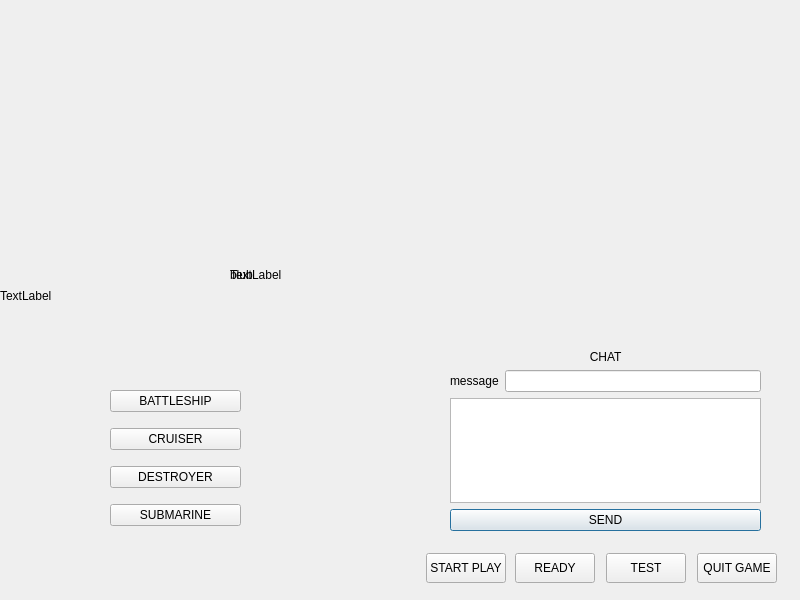
<?xml version="1.0" encoding="UTF-8"?>
<ui version="4.0">
 <class>BoardSquare</class>
 <widget class="QDialog" name="BoardSquare">
  <property name="geometry">
   <rect>
    <x>0</x>
    <y>0</y>
    <width>800</width>
    <height>600</height>
   </rect>
  </property>
  <property name="windowTitle">
   <string>Dialog</string>
  </property>
  <widget class="QWidget" name="gridLayoutWidget_3">
   <property name="geometry">
    <rect>
     <x>450</x>
     <y>350</y>
     <width>311</width>
     <height>181</height>
    </rect>
   </property>
   <layout class="QGridLayout" name="gridLayout_3">
    <item row="1" column="0">
     <widget class="QLabel" name="lmessage">
      <property name="text">
       <string>message</string>
      </property>
     </widget>
    </item>
    <item row="2" column="0" colspan="2">
     <widget class="QTextBrowser" name="tbtext"/>
    </item>
    <item row="1" column="1">
     <widget class="QLineEdit" name="lemessage"/>
    </item>
    <item row="3" column="0" colspan="2">
     <widget class="QPushButton" name="pbsend">
      <property name="text">
       <string>SEND</string>
      </property>
     </widget>
    </item>
    <item row="0" column="0" colspan="2">
     <widget class="QLabel" name="lchat">
      <property name="text">
       <string>                                          CHAT</string>
      </property>
     </widget>
    </item>
   </layout>
  </widget>
  <widget class="QPushButton" name="pbquitgame">
   <property name="geometry">
    <rect>
     <x>697</x>
     <y>553</y>
     <width>80</width>
     <height>30</height>
    </rect>
   </property>
   <property name="text">
    <string>QUIT GAME</string>
   </property>
  </widget>
  <widget class="QPushButton" name="pbstart">
   <property name="geometry">
    <rect>
     <x>426</x>
     <y>553</y>
     <width>80</width>
     <height>30</height>
    </rect>
   </property>
   <property name="text">
    <string>START PLAY</string>
   </property>
  </widget>
  <widget class="QWidget" name="gridLayoutWidget_2">
   <property name="geometry">
    <rect>
     <x>450</x>
     <y>30</y>
     <width>331</width>
     <height>271</height>
    </rect>
   </property>
   <layout class="QGridLayout" name="gridLayout_2">
    <property name="sizeConstraint">
     <enum>QLayout::SetDefaultConstraint</enum>
    </property>
   </layout>
  </widget>
  <widget class="QWidget" name="gridLayoutWidget">
   <property name="geometry">
    <rect>
     <x>20</x>
     <y>30</y>
     <width>331</width>
     <height>271</height>
    </rect>
   </property>
   <layout class="QGridLayout" name="gridLayout"/>
  </widget>
  <widget class="QWidget" name="verticalLayoutWidget">
   <property name="geometry">
    <rect>
     <x>110</x>
     <y>380</y>
     <width>131</width>
     <height>156</height>
    </rect>
   </property>
   <layout class="QVBoxLayout" name="verticalLayout">
    <item>
     <widget class="QPushButton" name="pbbattleship">
      <property name="text">
       <string>BATTLESHIP</string>
      </property>
     </widget>
    </item>
    <item>
     <widget class="QPushButton" name="pbcruiser">
      <property name="text">
       <string>CRUISER</string>
      </property>
     </widget>
    </item>
    <item>
     <widget class="QPushButton" name="pbdestroyer">
      <property name="text">
       <string>DESTROYER</string>
      </property>
     </widget>
    </item>
    <item>
     <widget class="QPushButton" name="pbsubmarine">
      <property name="text">
       <string>SUBMARINE</string>
      </property>
     </widget>
    </item>
   </layout>
  </widget>
  <widget class="QLabel" name="lbackground">
   <property name="geometry">
    <rect>
     <x>0</x>
     <y>-10</y>
     <width>800</width>
     <height>611</height>
    </rect>
   </property>
   <property name="text">
    <string>TextLabel</string>
   </property>
  </widget>
  <widget class="QPushButton" name="pbtest">
   <property name="geometry">
    <rect>
     <x>606</x>
     <y>553</y>
     <width>80</width>
     <height>30</height>
    </rect>
   </property>
   <property name="text">
    <string>TEST</string>
   </property>
  </widget>
  <widget class="QPushButton" name="pbshipset">
   <property name="geometry">
    <rect>
     <x>515</x>
     <y>553</y>
     <width>80</width>
     <height>30</height>
    </rect>
   </property>
   <property name="text">
    <string>READY</string>
   </property>
  </widget>
  <widget class="QLabel" name="lwin">
   <property name="geometry">
    <rect>
     <x>230</x>
     <y>140</y>
     <width>330</width>
     <height>270</height>
    </rect>
   </property>
   <property name="text">
    <string>blub</string>
   </property>
  </widget>
  <widget class="QLabel" name="llose">
   <property name="geometry">
    <rect>
     <x>230</x>
     <y>140</y>
     <width>330</width>
     <height>270</height>
    </rect>
   </property>
   <property name="text">
    <string>TextLabel</string>
   </property>
  </widget>
  <zorder>lbackground</zorder>
  <zorder>gridLayoutWidget_3</zorder>
  <zorder>pbquitgame</zorder>
  <zorder>pbstart</zorder>
  <zorder>gridLayoutWidget_2</zorder>
  <zorder>gridLayoutWidget</zorder>
  <zorder>verticalLayoutWidget</zorder>
  <zorder>pbtest</zorder>
  <zorder>pbshipset</zorder>
  <zorder>lwin</zorder>
  <zorder>llose</zorder>
 </widget>
 <resources/>
 <connections/>
</ui>
